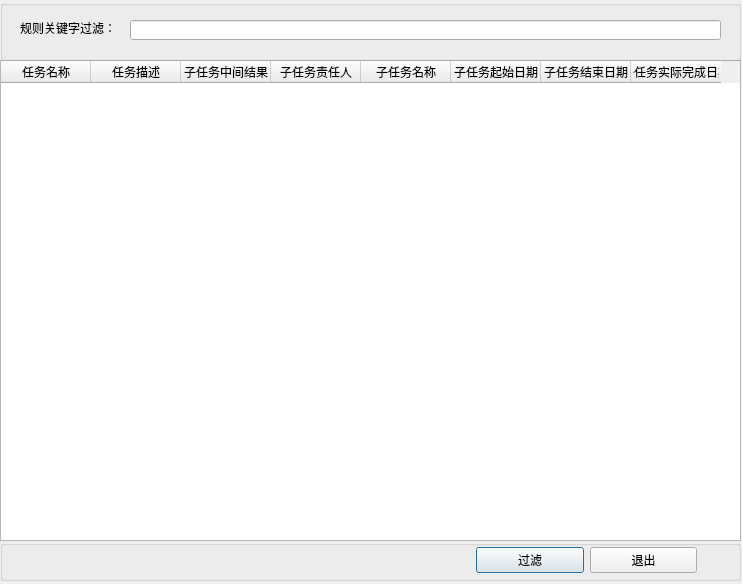
<?xml version="1.0" encoding="UTF-8"?>
<ui version="4.0">
 <class>RuleQuery</class>
 <widget class="QDialog" name="RuleQuery">
  <property name="geometry">
   <rect>
    <x>0</x>
    <y>0</y>
    <width>742</width>
    <height>584</height>
   </rect>
  </property>
  <property name="windowTitle">
   <string>查看当前任务</string>
  </property>
  <widget class="QWidget" name="verticalLayoutWidget">
   <property name="geometry">
    <rect>
     <x>0</x>
     <y>540</y>
     <width>741</width>
     <height>41</height>
    </rect>
   </property>
   <layout class="QVBoxLayout" name="verticalLayout">
    <item>
     <widget class="QGroupBox" name="groupBox">
      <property name="title">
       <string/>
      </property>
      <widget class="QWidget" name="horizontalLayoutWidget">
       <property name="geometry">
        <rect>
         <x>476</x>
         <y>0</y>
         <width>221</width>
         <height>41</height>
        </rect>
       </property>
       <layout class="QHBoxLayout" name="horizontalLayout">
        <item>
         <widget class="QPushButton" name="pushButtonFilter">
          <property name="text">
           <string>过滤</string>
          </property>
         </widget>
        </item>
        <item>
         <widget class="QPushButton" name="pushButtonQuit">
          <property name="text">
           <string>退出</string>
          </property>
         </widget>
        </item>
       </layout>
      </widget>
     </widget>
    </item>
   </layout>
  </widget>
  <widget class="QWidget" name="verticalLayoutWidget_2">
   <property name="geometry">
    <rect>
     <x>0</x>
     <y>60</y>
     <width>741</width>
     <height>481</height>
    </rect>
   </property>
   <layout class="QVBoxLayout" name="verticalLayout_2">
    <item>
     <widget class="QTableWidget" name="tableWidget">
      <property name="columnCount">
       <number>8</number>
      </property>
      <attribute name="horizontalHeaderDefaultSectionSize">
       <number>90</number>
      </attribute>
      <column>
       <property name="text">
        <string>任务名称</string>
       </property>
      </column>
      <column>
       <property name="text">
        <string>任务描述</string>
       </property>
      </column>
      <column>
       <property name="text">
        <string>子任务中间结果</string>
       </property>
      </column>
      <column>
       <property name="text">
        <string>子任务责任人</string>
       </property>
      </column>
      <column>
       <property name="text">
        <string>子任务名称</string>
       </property>
      </column>
      <column>
       <property name="text">
        <string>子任务起始日期</string>
       </property>
      </column>
      <column>
       <property name="text">
        <string>子任务结束日期</string>
       </property>
      </column>
      <column>
       <property name="text">
        <string>子任务实际完成日期</string>
       </property>
      </column>
     </widget>
    </item>
   </layout>
  </widget>
  <widget class="QWidget" name="verticalLayoutWidget_3">
   <property name="geometry">
    <rect>
     <x>0</x>
     <y>0</y>
     <width>741</width>
     <height>61</height>
    </rect>
   </property>
   <layout class="QVBoxLayout" name="verticalLayout_3">
    <item>
     <widget class="QGroupBox" name="groupBox_2">
      <property name="title">
       <string/>
      </property>
      <widget class="QLabel" name="label">
       <property name="geometry">
        <rect>
         <x>20</x>
         <y>20</y>
         <width>101</width>
         <height>16</height>
        </rect>
       </property>
       <property name="text">
        <string>规则关键字过滤：</string>
       </property>
      </widget>
      <widget class="QLineEdit" name="lineEditKeywords">
       <property name="geometry">
        <rect>
         <x>130</x>
         <y>20</y>
         <width>591</width>
         <height>20</height>
        </rect>
       </property>
      </widget>
     </widget>
    </item>
   </layout>
  </widget>
 </widget>
 <resources/>
 <connections/>
</ui>
